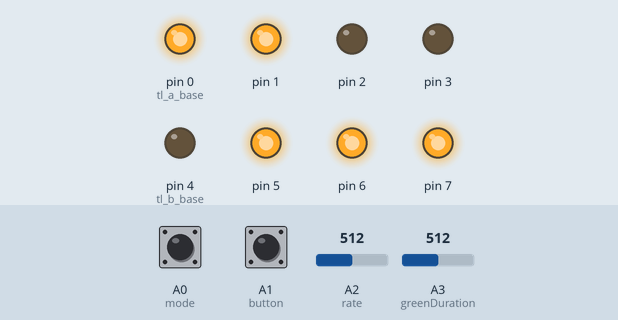
The sketch below on a simulated Arduino Uno, built with avr-gcc and run on an emulated ATmega328P. Shown: output pins drawn as LEDs (lit = HIGH). The inputs (shaded band) are chosen by the test bench; at power-on: A2 (rate) = 512, A1 (button) HIGH, A3 (greenDuration) = 512, A0 (mode) HIGH.

Above: at 1.2 s.
1.3 s: A2 (rate) set to 38
8.4 s: A2 (rate) set to 35
At 8.83 s:
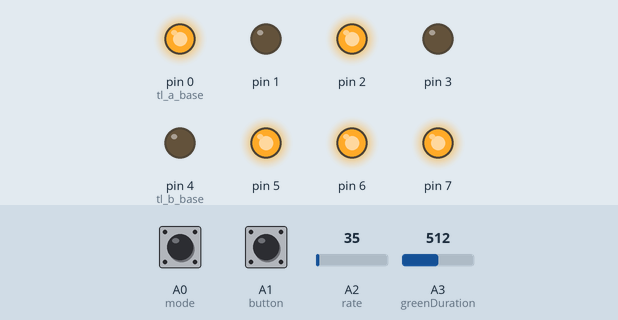
10.4 s: A1 (button) pulled LOW for 0.15 s
At 10.75 s:
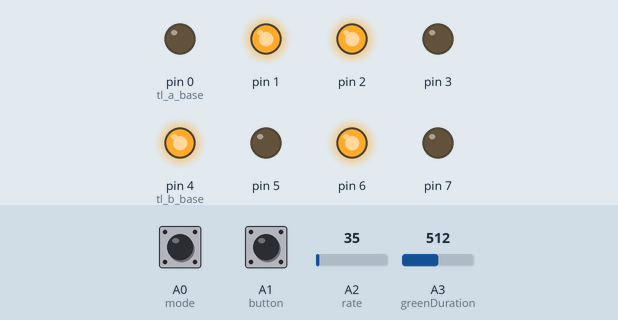
12.3 s: A3 (greenDuration) set to 122
At 14.9 s:
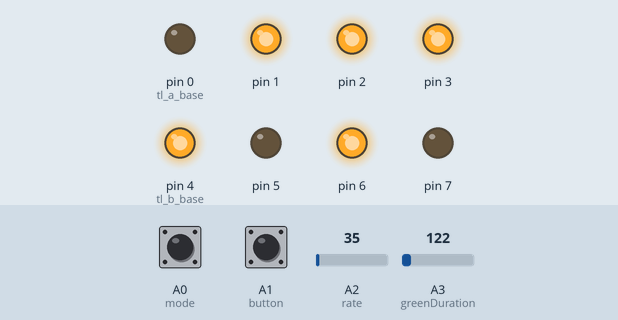
At 18.1 s:
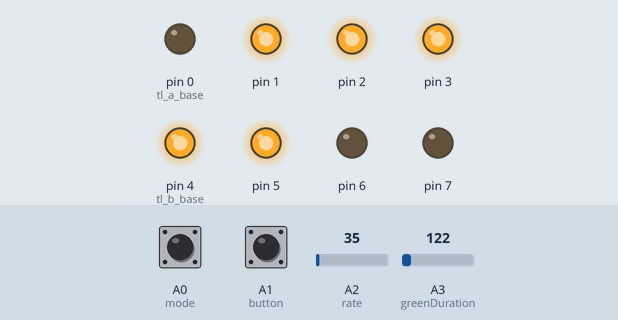
19.4 s: A1 (button) pulled LOW for 1 s
22.9 s: A3 (greenDuration) set to 0
Timing chart, 0 to 27.4 s (numbered marks = the images above; inputs shaded):
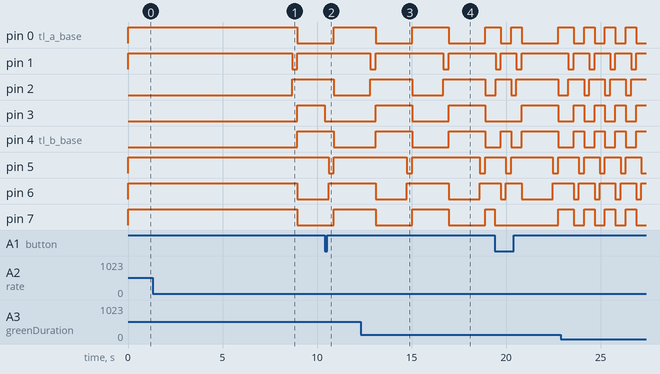

Measured:
- the behaviour switches between 36 and 35 on A2 (rate) (found by bisection; images 0 and 1)
- after the input at 1.3 s, every drawn part: stays the same
- after the input at 10.4 s, pin 0 (tl_a_base), pin 7: LOW → HIGH after 0.49 s; pin 2, pin 4 (tl_b_base): HIGH → LOW after 0.49 s; pin 3: HIGH → LOW at once; pin 5: HIGH → LOW after 0.21 s, → HIGH 0.28 s later; pin 6: LOW → HIGH after 0.21 s
- after the input at 12.3 s, pin 5: alternates HIGH for 3.6 s and LOW for 0.28 s, starting after 2.5 s
- by itself, pin 1: alternates HIGH for 3.6 s and LOW for 0.28 s

The sketch:

Semaforo.ino
```cpp
// Offset to individual light pin
const int offset_red = 0;
const int offset_yellow = 1;
const int offset_green = 2;
const int offset_pedestrian = 3;
const int offset_max = 4;

// Traffic light A and B start pin
const int tl_a_base = 0;
const int tl_b_base = 4;

// Auto mode by default with pull up
const int mode = A0;

// Input press button
const int button = A1;

// Input analog speed selector
const int rate = A2;

// Input analog speed selector
const int greenDuration = A3;


void setup () {
  // Setup input pins
  pinMode(mode, INPUT_PULLUP);
  pinMode(button, INPUT_PULLUP);
  pinMode(rate, INPUT);
  pinMode(greenDuration, INPUT);

  // Setup output pins
  for (int i = 0; i < offset_max; i++) {
    pinMode(tl_a_base + i, OUTPUT);
    digitalWrite(tl_a_base + i, HIGH);
    pinMode(tl_b_base + i, OUTPUT);
    digitalWrite(tl_b_base + i, HIGH);
  }
}

// State machine
const int state_a_green = 0;
const int state_a_transitioning = 1;
const int state_b_green = 2;
const int state_b_transitioning = 3;
const int states = state_b_transitioning + 1;

// Speed control
const float idleTime = 10;
const float baseTime = 5000;
const float minimumTime = 100;
const int greenIterations = 50;
const int greenIterationsMinimum = 0;

// Globals

// State
int state = state_a_green;
int stateGreenIterations = -1;

// Speed selection
float speedSelection = 0.5;

// Button requested
boolean buttonRequested = false;

const boolean ON = LOW;
const boolean OFF = HIGH;
const boolean PEDESTRIAN_WAIT = ON;
const boolean PEDESTRIAN_PUSH = OFF;

boolean isAuto () {
  return digitalRead(mode) != LOW;
}

boolean timeForAChange () {
  if (isAuto()) {
    // Check if it is time for a transition
    int calculatedIterations =
        ((analogRead(greenDuration) / 1023.) * (greenIterations - greenIterationsMinimum)) +
        greenIterationsMinimum;
    return stateGreenIterations >= calculatedIterations;
  } else {
    return false;
  }
}

void loop () {
  if (buttonRequested) {
    // Obey to button immediately
    switch (state) {
      case state_a_green:
        state = state_a_transitioning;
        break;
      case state_b_green:
        state = state_b_transitioning;
        break;
    }
  }

  switch (state) {
    case state_a_green:
      digitalWrite(tl_a_base + offset_red, OFF);
      digitalWrite(tl_a_base + offset_yellow, OFF);
      digitalWrite(tl_a_base + offset_green, ON);
      digitalWrite(tl_a_base + offset_pedestrian, PEDESTRIAN_WAIT);
      digitalWrite(tl_b_base + offset_red, ON);
      digitalWrite(tl_b_base + offset_yellow, OFF);
      digitalWrite(tl_b_base + offset_green, OFF);
      digitalWrite(tl_b_base + offset_pedestrian, PEDESTRIAN_PUSH);
      stateGreenIterations++;
      if (timeForAChange()) {
        state = state_a_transitioning;
        stateGreenIterations = -1;
      }
      break;
    case state_a_transitioning:
      digitalWrite(tl_a_base + offset_red, OFF);
      digitalWrite(tl_a_base + offset_yellow, ON);
      digitalWrite(tl_a_base + offset_green, OFF);
      digitalWrite(tl_b_base + offset_red, ON);
      digitalWrite(tl_b_base + offset_yellow, OFF);
      digitalWrite(tl_b_base + offset_green, OFF);
      state = state_b_green;
      stateGreenIterations = -1;
      break;
    case state_b_green:
      digitalWrite(tl_a_base + offset_red, ON);
      digitalWrite(tl_a_base + offset_yellow, OFF);
      digitalWrite(tl_a_base + offset_green, OFF);
      digitalWrite(tl_a_base + offset_pedestrian, PEDESTRIAN_PUSH);
      digitalWrite(tl_b_base + offset_red, OFF);
      digitalWrite(tl_b_base + offset_yellow, OFF);
      digitalWrite(tl_b_base + offset_green, ON);
      digitalWrite(tl_b_base + offset_pedestrian, PEDESTRIAN_WAIT);
      stateGreenIterations++;
      if (timeForAChange()) {
        state = state_b_transitioning;
        stateGreenIterations = -1;
      }
      break;
    case state_b_transitioning:
      digitalWrite(tl_a_base + offset_red, ON);
      digitalWrite(tl_a_base + offset_yellow, OFF);
      digitalWrite(tl_a_base + offset_green, OFF);
      digitalWrite(tl_b_base + offset_red, OFF);
      digitalWrite(tl_b_base + offset_yellow, ON);
      digitalWrite(tl_b_base + offset_green, OFF);
      state = state_a_green;
      stateGreenIterations = -1;
      break;
  }

  // Speed control with button check (to detect button pushes as short as idleTime)
  // If button was requested in previous step do not check again or
  // transition defined in this loop will not be show on the output
  boolean wasButtonRequested = buttonRequested;
  buttonRequested = false;
  for (int l = 0; l < ((((analogRead(rate) / 1023.) * (baseTime - minimumTime)) + minimumTime) / idleTime); l++) {
    if (!wasButtonRequested) {
      // Button is setup with a pullup resistor, so it is pressed in low
      if (!digitalRead(button)) {
        buttonRequested = true;

        // Upon request inmmediately the caller (the one that is red) pedestrian light turns to wait.
        switch (state) {
          case state_a_green:
          case state_a_transitioning:
            digitalWrite(tl_b_base + offset_pedestrian, PEDESTRIAN_WAIT);
            break;
          case state_b_green:
          case state_b_transitioning:
            digitalWrite(tl_a_base + offset_pedestrian, PEDESTRIAN_WAIT);
            break;
        }

      }
    }
    delay(idleTime);
  }
}
```
